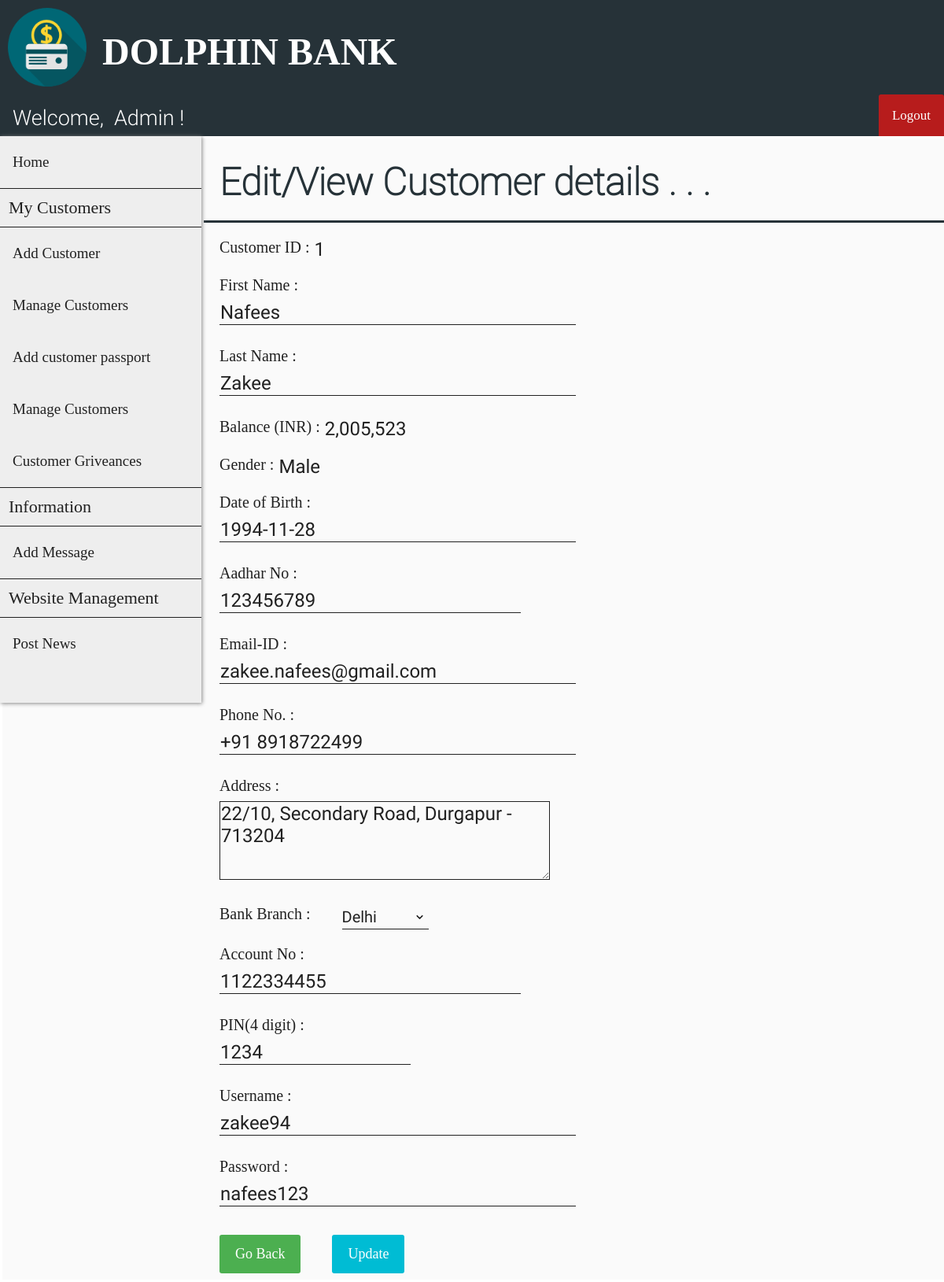
/edit_customer.php?cust_id=1 (signed in), run on the app's committed database.
### tables this page shows
CREATE TABLE `customer` (
  `cust_id` int(11) NOT NULL,
  `first_name` varchar(30) DEFAULT NULL,
  `last_name` varchar(30) DEFAULT NULL,
  `gender` varchar(10) DEFAULT NULL,
  `dob` date DEFAULT NULL,
  `aadhar_no` int(11) DEFAULT NULL,
  `email` varchar(30) DEFAULT NULL,
  `phone_no` varchar(20) DEFAULT NULL,
  `address` varchar(255) DEFAULT NULL,
  `branch` varchar(30) DEFAULT NULL,
  `account_no` int(11) DEFAULT NULL,
  `pin` int(4) DEFAULT NULL,
  `uname` varchar(30) DEFAULT NULL,
  `pwd` varchar(30) DEFAULT NULL
);

CREATE TABLE `passbook1` (
  `trans_id` int(11) NOT NULL,
  `trans_date` datetime DEFAULT NULL,
  `remarks` varchar(255) DEFAULT NULL,
  `debit` int(11) DEFAULT NULL,
  `credit` int(11) DEFAULT NULL,
  `balance` int(11) DEFAULT NULL
);

### edit_customer.php (the view, shortened to what this page needs)
<?php
    include "connect.php";
    include "header.php";
    include "user_navbar.php";
    include "admin_sidebar.php";
    $sql0 = "SELECT * FROM customer WHERE cust_id=".$_SESSION['cust_id'];
    $sql1 = "SELECT * FROM passbook".$_SESSION['cust_id']." WHERE trans_id=(
                    SELECT MAX(trans_id) FROM passbook".$_SESSION['cust_id'].")";
    $result0 = $conn->query($sql0);
    $result1 = $conn->query($sql1);
    if ($result0->num_rows > 0) {
        while($row = $result0->fetch_assoc()) {
            $fname = $row["first_name"];
            $lname = $row["last_name"];
            $gender = $row["gender"];
            $dob = $row["dob"];
            $aadhar = $row["aadhar_no"];
            $email = $row["email"];
            $phno = $row["phone_no"];
            $address = $row["address"];
            $branch = $row["branch"];
            $acno = $row["account_no"];
            $pin = $row["pin"];
            $cus_uname = $row["uname"];
            $cus_pwd = $row["pwd"];
        }
    }
    if ($result1->num_rows > 0) {
        while($row = $result1->fetch_assoc()) {
            $balance = $row["balance"];
        }
    }
?>
<!DOCTYPE html>
<html>
<head>
    <link rel="stylesheet" href="customer_add_style.css">
</head>
<body>
    <form class="add_customer_form" action="edit_customer_action.php" method="post">
        <div class="flex-container-form_header">
            <h1 id="form_header">Edit/View Customer details . . .</h1>
        </div>
        <div class="flex-container">
            <div class=container>
                <label>Customer ID : <label id="info_label"> <?php echo $_SESSION['cust_id'] ?> </label></label>
            </div>
        </div>
        <div class="flex-container">
            <div class=container>
                <label>First Name :</label><br>
                <input name="fname" size="30" type="text" value="<?php echo $fname ?>" required />
            </div>
            <div  class=container>
                <label>Last Name :</b></label><br>
                <input name="lname" size="30" type="text" value="<?php echo $lname ?>" required />
            </div>
        </div>
        <div class="flex-container">
            <div class=container>
                <label>Balance (INR) : <label id="info_label"> <?php echo number_format($balance) ?> </label></label>
            </div>
        </div>
        <div class="flex-container">
            <div class=container>
                <label>Gender :
                    <label id="info_label">
                    <?php
                        if ($gender == "male") {echo "Male";}
                        elseif ($gender == "female") {echo "Female";}
                        else {echo "Others";}
                    ?>
            </div>
        </div>
        <div class="flex-container">
            <div class=container>
                <label>Date of Birth :</label><br>
                <input name="dob" size="30" type="text" placeholder="yyyy-mm-dd" value="<?php echo $dob ?>" required />
            </div>
        </div>
        <div class="flex-container">
            <div class=container>
                <label>Aadhar No :</label><br>
                <input name="aadhar" size="25" type="text" value="<?php echo $aadhar ?>" required />
            </div>
        </div>
        <div class="flex-container">
            <div class=container>
                <label>Email-ID :</label><br>
                <input name="email" size="30" type="text" value="<?php echo $email ?>" required />
            </div>
            <div  class=container>
                <label>Phone No. :</b></label><br>
                <input name="phno" size="30" type="text" value="<?php echo $phno ?>" required />
            </div>
        </div>
        <div class="flex-container">
            <div class=container>
                <label>Address :</label><br>
                <textarea name="address" required /><?php echo $address ?></textarea>
            </div>
        </div>
        <div class="flex-container">
            <div class=container>
                <label>Bank Branch :</label>
            </div>
            <div  class=container>
                <select name="branch">
                    <option value="delhi" <?php if ($branch == 'delhi') {?> selected="selected" <?php }?>>Delhi</option>
                </select>
            </div>
        </div>
        <div class="flex-container">
            <div class=container>
                <label>Account No :</label><br>
                <input name="acno" size="25" type="text" value="<?php echo $acno ?>" required />
            </div>
        </div>
        <div class="flex-container">
            <div  class=container>
                <label>PIN(4 digit) :</b></label><br>
                <input name="pin" size="15" type="text" value="<?php echo $pin ?>" required />
            </div>
        </div>
        <div class="flex-container">
            <div class=container>
                <label>Username :</label><br>
                <input name="cus_uname" size="30" type="text" value="<?php echo $cus_uname ?>" required />
            </div>
            <div  class=container>
                <label>Password :</b></label><br>
                <input name="cus_pwd" size="30" type="text" value="<?php echo $cus_pwd ?>" required />
            </div>
        </div>
        <div class="flex-container">
            <div class="container">
                <a href="/manage_customers.php" class="button">Go Back</a>
            </div>
            <div class="container">
                <button type="submit">Update</button>
            </div>
        </div>
    </form>
</body>
</html>

### header_style.css (style rules this page uses)
body { margin: 0; padding: 0; background-color: #FAFAFA; width: 100%; }
h1 { font-family: OpenSans-Light; color: white; font-size: 3rem; line-height: 3rem; margin-top: calc((1.5rem - 2rem) + 2.5rem); margin-bottom: 1.5rem; }

### customer_add_style.css (style rules this page uses)
.flex-container { display: -webkit-flex; display: flex; margin-left: 256px; width: auto; height: auto; -webkit-flex-wrap: wrap; flex-wrap: wrap; background-color: #FAFAFA; }
.flex-container-form_header { display: -webkit-flex; display: flex; margin-left: 256px; width: auto; height: auto; background-color: #FAFAFA; border-bottom: 3px solid #263238; }
h1[id="form_header"] { margin-left: 20px; font-family: Roboto-Thin; color: #263238; }
form { border: 3px solid white; width: inherit; margin-left: 0px; }
label { display: block; float: left; color: #212121; font-family: OpenSans-Bold; font-size: 20px; }
label[id="info_label"] { display: block; float: right; margin-left: 6px; font-family: Roboto-Regular; color: #212121; font-size: 24px; }
input[type=text], input[type=password] { font-family: Roboto-Regular; color: #212121; font-size: 24px; width: auto; margin: 8px 0; padding: 1px 1px; border: 0; border-bottom: 1px solid #212121; box-sizing: border-box; background-color: transparent; }
.container { margin-top: 20px; margin-left: 20px; margin-right: 20px; float: left; display: inline-block; }
textarea { font-family: Roboto-Regular; color: #212121; font-size: 24px; height: 100px; width:35vw; max-width: 720px; min-width: 240px; margin: 8px 0; padding: 1px 1px; border: 0; border: 1px solid #212121; box-sizing: border-box; background-color: transparent; }
select { font-family: Roboto-Regular; color: #212121; font-size: 20px; background: url("images/down_arrow.png") 96% / 15% no-repeat #eee; -webkit-appearance: none; -moz-appearance: none; background-color: transparent; width: 130%; padding: 4px 0; border: none; border-bottom: 1px solid #212121; }
button { font-family: OpenSans-Regular; font-size: 18px; background-color: #00BCD4; color: white; padding: 14px 20px; margin: 8px 0; border: none; cursor: pointer; width: 100%; border-radius: 3px; }
.button { background-color: #4CAF50; border: none; color: white; font-family: OpenSans-Regular; font-size: 18px; padding: 14px 20px; margin: 8px 0; text-align: center; text-decoration: none; display: inline-block; border-radius: 3px; cursor: pointer; }

### data on the page
customer: fname "Nafees", lname "Zakee", dob "1994-11-28", aadhar "123456789", email "zakee.nafees@gmail.com", phno "+91 8918722499", address "22/10, Secondary Road, Durgapur - 713204", branch "Delhi", acno "1122334455", pin "1234", cus_uname "zakee94", cus_pwd "nafees123"
passbook1: balance "2,005,523"

### other printed values
$_SESSION['cust_id'] "1"
